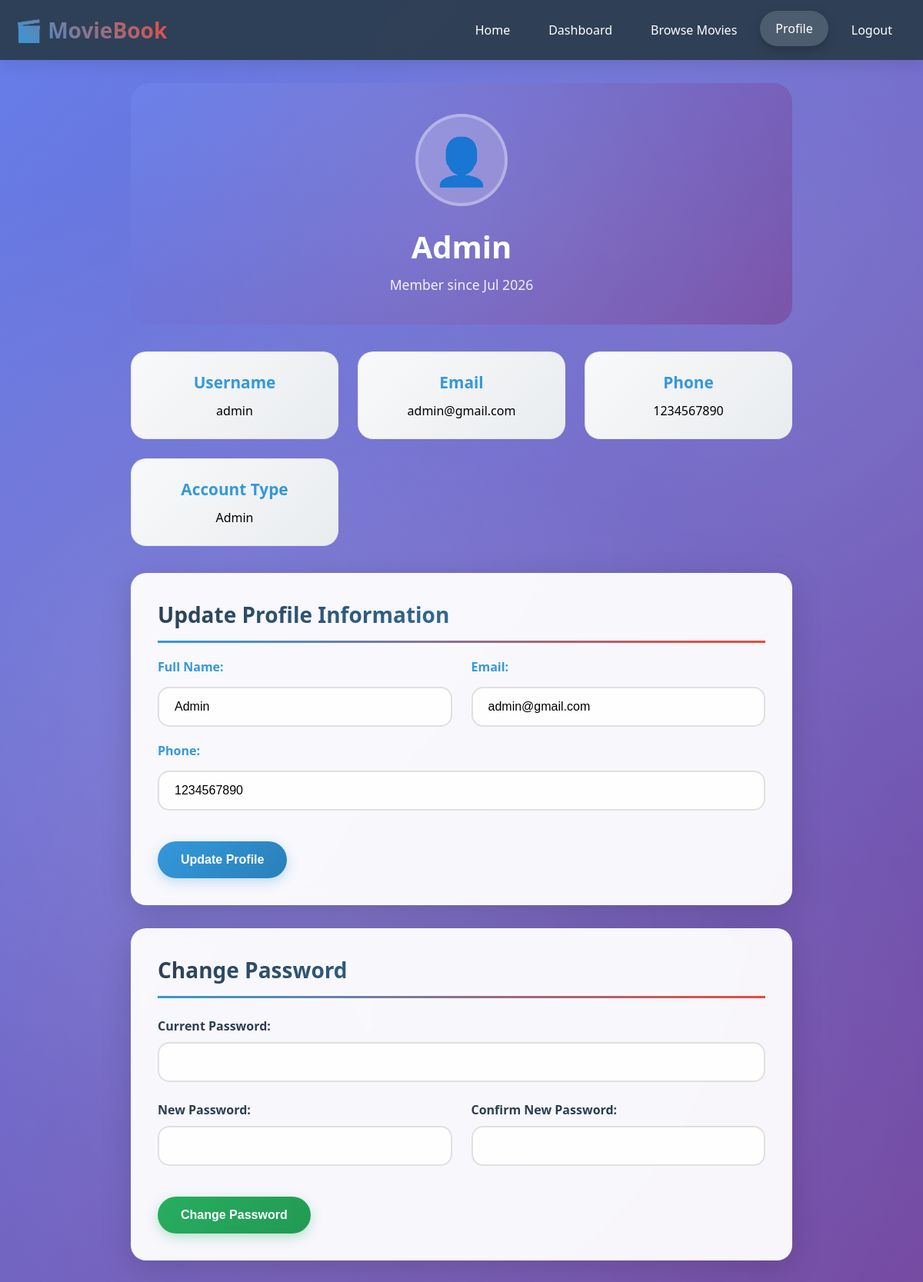
The app's page /profile.php (signed in) with its own data.
### tables this page shows
CREATE TABLE users (
    id INT AUTO_INCREMENT PRIMARY KEY,
    username VARCHAR(50) UNIQUE NOT NULL,
    email VARCHAR(100) UNIQUE NOT NULL,
    password VARCHAR(255) NOT NULL,
    full_name VARCHAR(100) NOT NULL,
    phone VARCHAR(15),
    role ENUM('user', 'admin') DEFAULT 'user',
    created_at TIMESTAMP DEFAULT CURRENT_TIMESTAMP
);

### profile.php (the view, shortened to what this page needs)
<?php
require_once 'config.php';
$stmt = $pdo->prepare("SELECT * FROM users WHERE id = ?");
$stmt->execute([$_SESSION['user_id']]);
$user = $stmt->fetch();
?>
<!DOCTYPE html>
<html lang="en">
<head>
</head>
<body>
    <div class="navbar">
        <div class="nav-container">
            <div class="logo">🎬 MovieBook</div>
            <div class="nav-menu">
                <a href="index.php">Home</a>
                <a href="dashboard.php">Dashboard</a>
                <a href="movies.php">Browse Movies</a>
                <a href="profile.php" class="active">Profile</a>
                <a href="logout.php">Logout</a>
            </div>
        </div>
    </div>
    <div class="container">
        <div class="profile-header">
            <div class="avatar">👤</div>
            <h1><?= htmlspecialchars($user['full_name']) ?></h1>
            <p>Member since <?= date('M Y', strtotime($user['created_at'])) ?></p>
        </div>
        <div class="info-grid">
            <div class="info-card">
                <h3>Username</h3>
                <p><?= htmlspecialchars($user['username']) ?></p>
            </div>
            <div class="info-card">
                <h3>Email</h3>
                <p><?= htmlspecialchars($user['email']) ?></p>
            </div>
            <div class="info-card">
                <h3>Phone</h3>
                <p><?= htmlspecialchars($user['phone']) ?></p>
            </div>
            <div class="info-card">
                <h3>Account Type</h3>
                <p><?= ucfirst($user['role']) ?></p>
            </div>
        </div>
        <div class="section">
            <h2 class="section-title">Update Profile Information</h2>
            <form method="POST">
                <div class="form-grid">
                    <div class="form-group">
                        <label>Full Name:</label>
                        <input type="text" name="full_name" value="<?= htmlspecialchars($user['full_name']) ?>"
                            required>
                    </div>
                    <div class="form-group">
                        <label>Email:</label>
                        <input type="email" name="email" value="<?= htmlspecialchars($user['email']) ?>" required>
                    </div>
                </div>
                <div class="form-group">
                    <label>Phone:</label>
                    <input type="tel" name="phone" value="<?= htmlspecialchars($user['phone']) ?>">
                </div>
                <button type="submit" class="btn btn-primary">Update Profile</button>
            </form>
        </div>
        <div class="section">
            <h2 class="section-title">Change Password</h2>
            <form method="POST">
                <div class="form-group">
                    <label>Current Password:</label>
                    <input type="password" name="current_password" required>
                </div>
                <div class="form-grid">
                    <div class="form-group">
                        <label>New Password:</label>
                        <input type="password" name="new_password" required minlength="6">
                    </div>
                    <div class="form-group">
                        <label>Confirm New Password:</label>
                        <input type="password" name="confirm_password" required minlength="6">
                    </div>
                </div>
                <button type="submit" class="btn btn-success">Change Password</button>
            </form>
        </div>
    </div>
</body>
</html>

### records on screen
users: full_name "Admin", created_at "Jul 2026", username "admin", email "admin@gmail.com", phone "1234567890", role "Admin"
